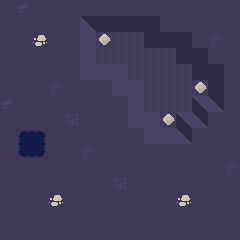

A 2D game scene composited from a Tiled map and its tileset images. What follows is a short description and the map's XML, with every tile layer's data as written:
An orthogonal 15x15 tile map with 16x16 px tiles, 4 tile layers (floor, wall, roof, units).

<map version="1.10" tiledversion="2025.05.05" orientation="orthogonal" renderorder="right-down" width="15" height="15" tilewidth="16" tileheight="16" infinite="0" nextlayerid="6" nextobjectid="1">
 <tileset firstgid="1" source="../../tiles/battle/polar.tsx" />
 <layer id="1" name="floor" width="15" height="15">
  <data encoding="csv">
1,7,1,1,1,1,1,1,1,1,1,1,1,1,1,
1,1,1,1,1,34,32,32,32,32,1,1,1,1,1,
1,1,1,1,1,35,36,36,36,32,32,32,1,8,1,
1,1,1,1,1,35,36,36,36,36,36,32,32,1,1,
1,1,1,1,1,35,35,35,36,36,36,36,32,32,1,
1,1,1,8,1,1,1,35,35,36,36,36,36,32,1,
7,1,1,1,1,1,1,1,35,36,36,36,33,34,1,
1,1,1,1,15,1,1,1,35,35,36,33,34,1,1,
1,11,12,1,1,1,1,1,1,35,35,34,1,1,1,
1,14,13,1,1,8,1,1,1,1,1,1,1,1,1,
1,1,1,1,1,1,1,1,1,1,1,1,1,1,8,
1,1,1,1,1,1,1,15,1,1,1,1,1,1,1,
1,1,1,1,1,1,1,1,1,1,1,1,1,1,1,
1,1,1,1,1,1,1,1,1,1,1,1,1,1,1,
1,1,1,1,1,1,1,1,1,1,1,1,1,1,1
</data>
 </layer>
 <layer id="3" name="wall" width="15" height="15">
  <data encoding="csv">
0,0,0,0,0,0,0,0,0,0,0,0,0,0,0,
0,0,0,0,0,0,0,0,0,0,0,0,0,0,0,
0,0,3,0,0,0,4,0,0,0,0,0,0,0,0,
0,0,0,0,0,0,0,0,0,0,0,0,0,0,0,
0,0,0,0,0,0,0,0,0,0,0,0,0,0,0,
0,0,0,0,0,0,0,0,0,0,0,0,4,0,0,
0,0,0,0,0,0,0,0,0,0,0,0,0,0,0,
0,0,0,0,0,0,0,0,0,0,4,0,0,0,0,
0,0,0,0,0,0,0,0,0,0,0,0,0,0,0,
0,0,0,0,0,0,0,0,0,0,0,0,0,0,0,
0,0,0,0,0,0,0,0,0,0,0,0,0,0,0,
0,0,0,0,0,0,0,0,0,0,0,0,0,0,0,
0,0,0,3,0,0,0,0,0,0,0,3,0,0,0,
0,0,0,0,0,0,0,0,0,0,0,0,0,0,0,
0,0,0,0,0,0,0,0,0,0,0,0,0,0,0
</data>
 </layer>
 <layer id="5" name="roof" width="15" height="15">
  <data encoding="csv">
0,0,0,0,0,0,0,0,0,0,0,0,0,0,0,
0,0,0,0,0,0,0,0,0,0,0,0,0,0,0,
0,0,0,0,0,0,0,0,0,0,0,0,0,0,0,
0,0,0,0,0,0,0,0,0,0,0,0,0,0,0,
0,0,0,0,0,0,0,0,0,0,0,0,0,0,0,
0,0,0,0,0,0,0,0,0,0,0,0,0,0,0,
0,0,0,0,0,0,0,0,0,0,0,0,0,0,0,
0,0,0,0,0,0,0,0,0,0,0,0,0,0,0,
0,0,0,0,0,0,0,0,0,0,0,0,0,0,0,
0,0,0,0,0,0,0,0,0,0,0,0,0,0,0,
0,0,0,0,0,0,0,0,0,0,0,0,0,0,0,
0,0,0,0,0,0,0,0,0,0,0,0,0,0,0,
0,0,0,0,0,0,0,0,0,0,0,0,0,0,0,
0,0,0,0,0,0,0,0,0,0,0,0,0,0,0,
0,0,0,0,0,0,0,0,0,0,0,0,0,0,0
</data>
 </layer>
 <layer id="4" name="units" width="15" height="15">
  <data encoding="csv">
0,0,0,0,0,0,0,0,0,0,0,0,0,0,0,
0,0,0,0,0,0,0,0,0,0,0,0,0,0,0,
0,0,0,0,0,0,0,0,0,0,0,0,0,0,0,
0,0,0,0,0,0,0,0,0,0,0,0,0,0,0,
0,0,0,0,0,0,0,0,0,0,0,0,0,0,0,
0,0,0,0,0,0,0,0,0,0,0,0,0,0,0,
0,0,0,0,0,0,0,0,0,0,0,0,0,0,0,
0,0,0,0,0,0,0,0,0,0,0,0,0,0,0,
0,0,0,0,0,0,0,0,0,0,0,0,0,0,0,
0,0,0,0,0,0,0,0,0,0,0,0,0,0,0,
0,0,0,0,0,0,0,0,0,0,0,0,0,0,0,
0,0,0,0,0,0,0,0,0,0,0,0,0,0,0,
0,0,0,0,0,0,0,0,0,0,0,0,0,0,0,
0,0,0,0,0,0,0,0,0,0,0,0,0,0,0,
0,0,0,0,0,0,0,0,0,0,0,0,0,0,0
</data>
 </layer>
</map>
